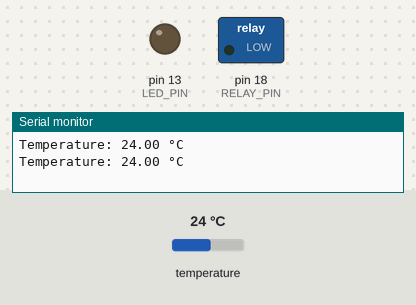
Recording of a sketch running on a simulated Arduino Nano, built with avr-gcc and run on an emulated ATmega328P. Parts: switched loads named in the sketch (green lamp = pin HIGH), output pins drawn as LEDs (lit = HIGH), the last lines printed to the serial monitor. The inputs (shaded band) are chosen by the test bench; at power-on: temperature 24 °C.

Above: at 3.3 s.
3.4 s: temperature set to 20.7 °C
5.9 s: temperature set to 19.4 °C
At 7.0 s:
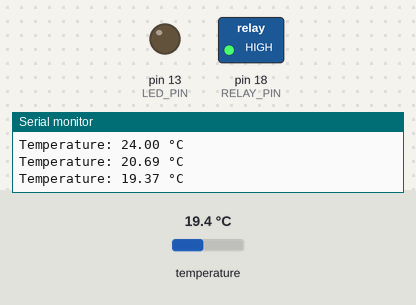
8.4 s: temperature set to 24.1 °C
10.9 s: temperature set to 25.3 °C
At 12.0 s:
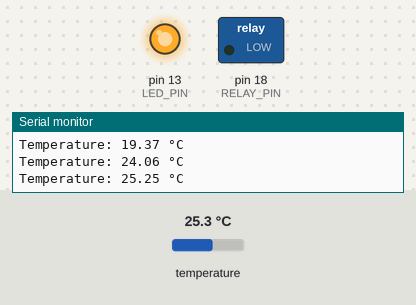
13.4 s: temperature set to 12 °C
At 15.8 s:
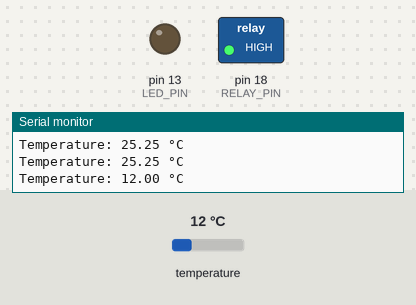
16.3 s: temperature set to 28 °C
At 17.0 s:
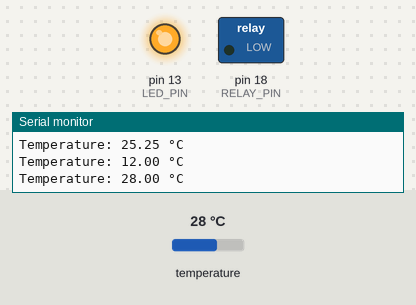
Timing chart, 0 to 19.3 s (numbered marks = the images above; inputs shaded):
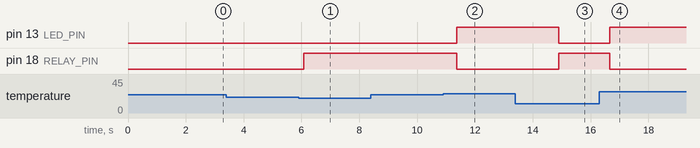

The sketch:

Dallas_Temp_relay.ino
```cpp
#include <OneWire.h>
#include <DallasTemperature.h>

#define ONE_WIRE_BUS 12 // Pin D12 on Arduino Nano 33 BLE
#define RELAY_PIN 18    // Pin D18 for LILYGO relay
#define LED_PIN 13

OneWire oneWire(ONE_WIRE_BUS);
DallasTemperature sensors(&oneWire);

const int lowerTemp = 20; // Below this temp, turn on the relay
const int upperTemp = 25; // Above this temp, turn off the relay

void setup() {
  Serial.begin(9600);
  sensors.begin();
  pinMode(LED_PIN, OUTPUT);
  pinMode(RELAY_PIN, OUTPUT);
}

void loop() {
  sensors.requestTemperatures(); // Send the command to get temperatures

  float temperatureC = sensors.getTempCByIndex(0); // Index 0 since there's only one sensor

  if (temperatureC != DEVICE_DISCONNECTED_C) {
    Serial.print("Temperature: ");
    Serial.print(temperatureC);
    Serial.println(" °C");

    if (temperatureC < lowerTemp) {
      digitalWrite(RELAY_PIN, HIGH); // Turn on relay when temperature is below 20°C
      digitalWrite(LED_PIN, LOW);    // Optional: Turn on LED for indication
    } else if (temperatureC >= upperTemp) {
      digitalWrite(RELAY_PIN, LOW); // Turn off relay when temperature is above 25°C
      digitalWrite(LED_PIN, HIGH);  // Optional: Turn off LED for indication
    } else {
      // Optional: Add code here for the temperature range between 20°C and 25°C
    }
  } else {
    Serial.println("Error reading temperature!");
  }

  delay(1000); // Delay for a second before reading again
}
```

Measured:
- the behaviour switches between 20 and 19.9 °C on temperature (found by bisection; images 0 and 1)
- the behaviour switches between 24.9 and 25 °C on temperature (found by bisection; images 1 and 2)
- after the input at 5.9 s, pin 18 (RELAY_PIN): LOW → HIGH after 0.17 s
- after the input at 10.9 s, pin 13 (LED_PIN): LOW → HIGH after 0.47 s; pin 18 (RELAY_PIN): HIGH → LOW after 0.47 s
- after the input at 13.4 s, pin 13 (LED_PIN): HIGH → LOW after 1.5 s; pin 18 (RELAY_PIN): LOW → HIGH after 1.5 s
- after the input at 16.3 s, pin 13 (LED_PIN): LOW → HIGH after 0.36 s; pin 18 (RELAY_PIN): HIGH → LOW after 0.36 s
